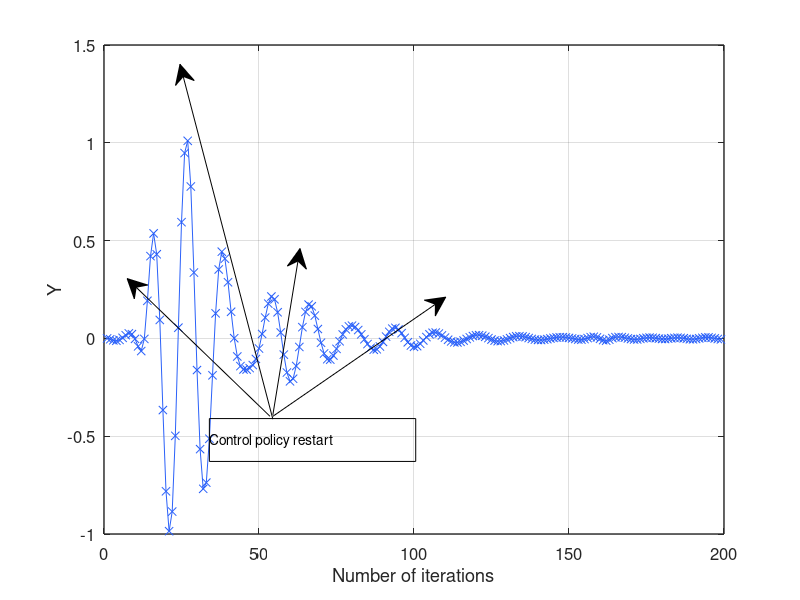
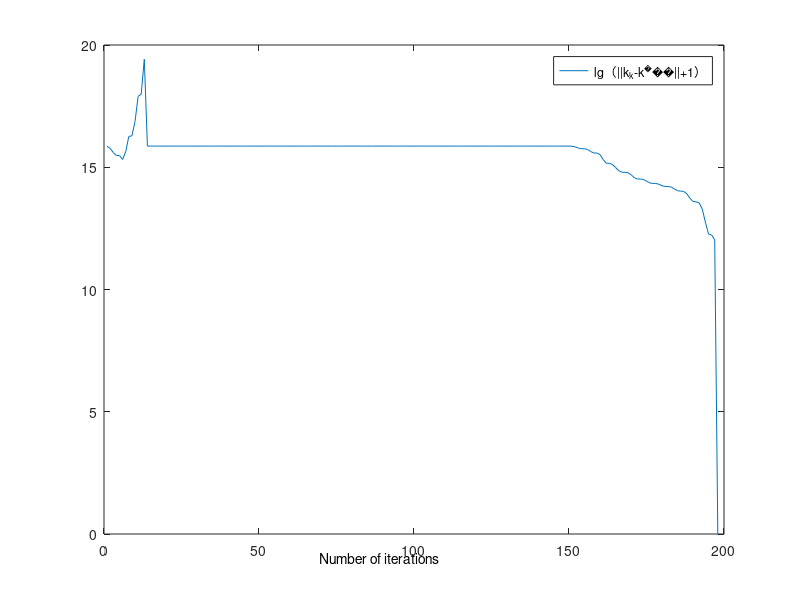
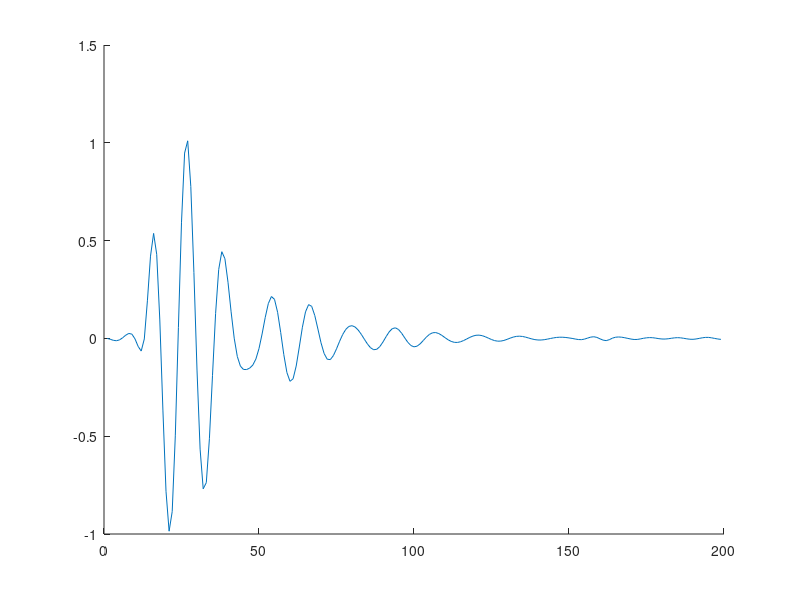

These charts were generated, in order, by the following MATLAB code: (Note: this script raises an error after producing the figures.)
% <Model-Free Adaptive Output-Feedback Control for Continuous-Time Linear
% Systems via Reinforcement Learning> model2
%run this file and open statecontrol2,the file version is 2022b, and Simulink before this version cannot be opened

%针对retest001文件的细节调整，拟解决论文中对于观测变量进行控制的仿真模拟实验失效的问题
%主要是对于观测变量的模拟，采样周期为0.001s，之前对于延迟采样设计的是按采样周期延迟采样
%现在按采样周期中添加3个模拟点进行模拟延迟采样，如0.00025s,0.0005s,0.00075s
%通过0s和0.0001s的采样数据对中间模拟点数据进行估计，这样就有4维的，不失真的观测数据
%更新版本，添加了快速重启结构
%针对retest002文件的调整，由于002不能做到在simulink中模拟仿真，因此要进行细节上的修改


clear 
clc

%要解决的是x'=A*x+B*u的控制律问题即最优调节问题，找到使得∫x*M*x+u*R*u dt的值最小的控制u
%对于常见状态空间方程输出y=C*x，可以考虑最小化y的二范数，即取M=C'*C，R≈0
%给定初始参数和超参数
A=[0	1	0	0
-218756.663497404	-75.3943158453190	0	0
0	0	0	1
0	0	-425015.189785222	-121.227999776810];
Bru=[1.30358515621439e-08	1.30358515745248e-08
0.000161986493696331	0.000161986493698015
-2.26152627580204e-08	2.26152627898945e-08
-0.000238132799911334	0.000238132799917303];
Brf=[-0.00130142918674408
-8.05097234388870
0.00174521761973298
9.47255980317982];
C=[16.0376601050147	0.425434196872911	-35.4185444812321	-0.584329437860915];
M=10^8;
R=10^-8;
% 给出初始参数，x'=A*x+Bru*u+Brf*δ，其中δ是输入干扰信号，M,R表示二次调节中的参数

% aaa=5
% A=A+aaa*A.*rand(size(A))
% Bru=Bru+aaa*Bru.*rand(size(Bru))
% Brf=Brf+aaa*Brf.*rand(size(Brf))
% 此为原状态空间方程考虑误差的控制，若随机生成的矩阵不满足可控条件会导致控制失效

T=0.001;    
%连续控制离散化的模拟周期
[m1,m2]=size([A,Brf,Bru]);
m0=zeros(max(m1,m2));
m0(1:m1,1:m2)=[A,Bru,Brf];
m0=expm(m0*T);
[a1,a2]=size(A);
[b11,b12]=size(Bru);
[b21,b22]=size(Brf);
A0=m0(1:a1,1:a2);
Bu0=m0(1:a1,a2+1:a2+b12);
Bf0=m0(1:a1,a2+b12+1:m2);
B=Bu0;
%将状态空间方程参数离散化处理，离散时间为T，原理见https://blog.51cto.com/u_15714963/6062070
row0=size(Bru);
u_0=row0(2);
row1=size(A);
x_0=row1(2);
%这两个变量分别用来存储状态变量X和控制输入U的维度,根据输入矩阵自动调整
a_0=[x_0,u_0];
c_0=(x_0+u_0)*(x_0+u_0+1)/2;
%这两个变量分别用来存储act和critic网络权重参数的维度

aerfaa=2;
aerfac=50;
%这两个变量用来存储增益率
zzz=zeros(1,10);

for i=1:10
    while 1
        wa_0=zeros(a_0);%10*rand(a_0);
        wa_00=cell(1);
        wc_0=10*rand(a_0);
        wg_0=R^(-1/2)*rand([2,1]);
        %这两个变量用来存储act和critic网络权重参数的初始值，采用随机变量
        x_01=zeros(x_0,1);
        u_01=zeros(u_0,1);
        y_01=zeros(x_0,1);
        %存储第j个周期的q函数值
        j=1;
        j0=0;
        while 1
            u_01(:,j+1)=wa_0'*y_01(:,j);
            x_01(:,j+1)=A0*x_01(:,j)+B*u_01(:,j+1)+Bf0*(0.5*sin(2*pi*76*j*T)+0.5*sin(2*pi*106*j*T));
            y_01(1,j+1)=C*x_01(:,j+1);
            y_01(2,j+1)=3/4*C*x_01(:,j+1)+1/4*C*x_01(:,j);
            y_01(3,j+1)=2/4*C*x_01(:,j+1)+2/4*C*x_01(:,j);
            y_01(4,j+1)=1/4*C*x_01(:,j+1)+3/4*C*x_01(:,j);
            ea_01=R^-1*wc_0'*y_01(:,j+1);
            wa_detla=-aerfaa*(y_01(:,j+1)*(ea_01-0)');
            wa_0=wa_0+wa_detla;
            wa_00{j}=wa_0;
            if and(mean(abs(y_01(:,j+1)))>=0.1,j-j0>=2)
                
                wa_0=zeros(a_0);%10*rand(a_0);
                wc_0=10*rand(a_0);
                wg_0=R^(-1/2)*rand([2,1]);
                %这两个变量用来存储act和critic网络权重参数的初始值，采用随机变量
                while 1 
                    j=j+1;
                    u_01(:,j+1)=wa_0'*y_01(:,j);
                    x_01(:,j+1)=A0*x_01(:,j)+B*u_01(:,j+1);
                    y_01(1,j+1)=C*x_01(:,j+1);
                    y_01(2,j+1)=3/4*C*x_01(:,j+1)+1/4*C*x_01(:,j);
                    y_01(3,j+1)=2/4*C*x_01(:,j+1)+2/4*C*x_01(:,j);
                    y_01(4,j+1)=1/4*C*x_01(:,j+1)+3/4*C*x_01(:,j);
                    wa_00{j}=wa_0;
                    if mean(abs(y_01(:,j+1)))<=0.001
                        break
                    end
                end
                j0=j-1;
            else 
                j=j+1;
            end
            if j-j0>=50
                break
                    
            end
            
        end
        if j0>0
            break
        end
    end




    qqq=abs(C*x_01);
    zzz(i)=mean(abs(qqq(:)));
    if zzz(i)==min(zzz(~ismember(zzz,0)))
        U0=wa_0;
    end
    %进行10次模拟，得出控制效果最好的K值，并保存在U0中，在simulink模拟中采用的是K=U0'（转置）
end


X1=1:length(y_01);
Y1=y_01(1,:);
%绘制论文figure 6
% 创建 figure
figure1 = figure;

% 创建 axes
axes1 = axes('Parent',figure1);
hold(axes1,'on');

% 创建 plot
plot(X1,Y1,'DisplayName','','Marker','x','LineWidth',0.3,...
    'Color',[0.168627451 0.380392157 0.976470588]);

% 创建 ylabel
ylabel('Y');

% 创建 xlabel
xlabel('Number of iterations');

box(axes1,'on');
grid(axes1,'on');
hold(axes1,'off');
% 设置其余坐标区属性
set(axes1,'FontSize',12,'LineWidth',1);
% 创建 arrow
annotation(figure1,'arrow',[0.3375 0.158928571428571],...
    [0.306142857142857 0.535714285714286]);

% 创建 arrow
annotation(figure1,'arrow',[0.341071428571429 0.225],...
    [0.301380952380952 0.892857142857143]);

% 创建 arrow
annotation(figure1,'arrow',[0.341071428571429 0.375],...
    [0.30852380952381 0.585714285714286]);

% 创建 arrow
annotation(figure1,'arrow',[0.341071428571429 0.557142857142857],...
    [0.306142857142857 0.504761904761905]);

% 创建 textbox
annotation(figure1,'textbox',...
    [0.261714285714285 0.230952380952381 0.257928571428571 0.0714285714285721],...
    'String',{'Control policy restart'},...
    'FitBoxToText','off');
%figure6

for i=1:length(wa_00)
    kk(i)=norm(wa_00{i}-wa_00{end});
end
figure,plot(1:length(kk),log(kk+1));
annotation('textbox',[.4 .07 0.3 0.0], ...
    'String','Number of iterations','EdgeColor','none')
legend('lg（||k_{k}-k^※||+1）')
text(80,-5,'Number of iterations ', 'HorizontalAlignment', 'center', 'VerticalAlignment', 'bottom');

kk=y_01(1,:);
X1=1:length(kk);
YMatrix1=kk;

figure1 = figure;

% 创建 axes
axes1 = axes('Parent',figure1);
hold(axes1,'on');

% 使用 plot 的矩阵输入创建多个 line 对象
plot1 = plot(X1,YMatrix1,'LineWidth',0.3);
set(plot1(1),'DisplayName',' ','Marker','x ','Color',[0.168627451 0.380392157 0.976470588]);

% 创建 ylabel
ylabel('Y');

% 创建 xlabel
xlabel('Number of iterations');



box(axes1,'on');
grid(axes1,'on');
hold(axes1,'off');
% 设置其余坐标区属性
set(axes1,'FontSize',12,'LineWidth',1);



%绘制论文figure5


% T=0.001;    
% %连续控制离散化的模拟周期
% [m1,m2]=size([A,Brf,Bru]);
% m0=zeros(max(m1,m2));
% m0(1:m1,1:m2)=[A,Bru,Brf];
% m0=expm(m0*T);
% [a1,a2]=size(A);
% [b11,b12]=size(Bru);
% [b21,b22]=size(Brf);
% A0=m0(1:a1,1:a2);
% Bu0=m0(1:a1,a2+1:a2+b12);
% Bf0=m0(1:a1,a2+b12+1:m2);
% B=Bu0;
% clear x_01 y_01 u_01
% x_01=zeros(x_0,1/T);
% u_01=zeros(u_0,1/T);
% y_01=zeros(x_0,1/T+4);
% for j=1:1/T
%     u_01(:,j+1)=U0'*y_01(:,j); 
%     x_01(:,j+1)=A0*x_01(:,j)+B*u_01(:,j+1)+Bf0*(0.5*sin(2*pi*76*j*T)+0.5*sin(2*pi*106*j*T));
%     y_01(1,j+1)=C*x_01(:,j+1);
%     y_01(2,j+1)=3/4*C*x_01(:,j+1)+1/4*C*x_01(:,j);
%     y_01(3,j+1)=2/4*C*x_01(:,j+1)+2/4*C*x_01(:,j);
%     y_01(4,j+1)=1/4*C*x_01(:,j+1)+3/4*C*x_01(:,j);
% end
% plot(0:T:T*(length(y_01)-1),y_01(1,:))
